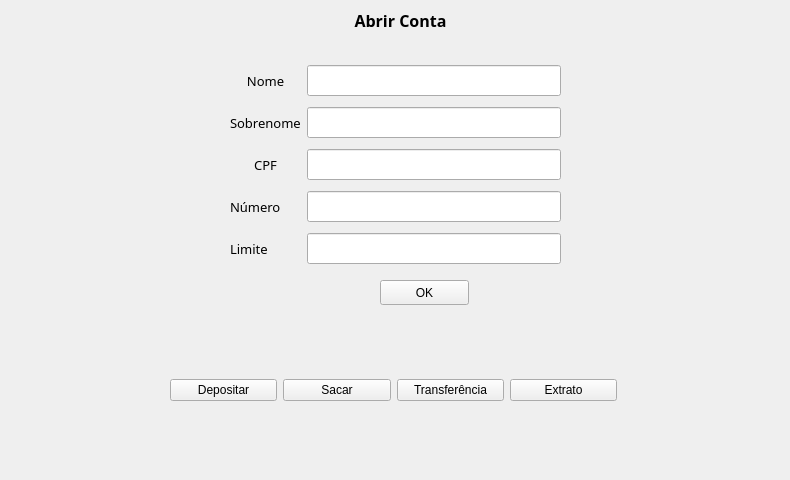
<?xml version="1.0" encoding="UTF-8"?>
<ui version="4.0">
 <class>Frame</class>
 <widget class="QFrame" name="Frame">
  <property name="geometry">
   <rect>
    <x>0</x>
    <y>0</y>
    <width>790</width>
    <height>480</height>
   </rect>
  </property>
  <property name="windowTitle">
   <string>GP Bank</string>
  </property>
  <widget class="QLabel" name="label">
   <property name="geometry">
    <rect>
     <x>10</x>
     <y>10</y>
     <width>781</width>
     <height>20</height>
    </rect>
   </property>
   <property name="font">
    <font>
     <family>Hack</family>
     <pointsize>12</pointsize>
     <weight>75</weight>
     <bold>true</bold>
    </font>
   </property>
   <property name="layoutDirection">
    <enum>Qt::LeftToRight</enum>
   </property>
   <property name="text">
    <string>Abrir Conta</string>
   </property>
   <property name="textFormat">
    <enum>Qt::AutoText</enum>
   </property>
   <property name="alignment">
    <set>Qt::AlignCenter</set>
   </property>
   <property name="wordWrap">
    <bool>false</bool>
   </property>
  </widget>
  <widget class="QPushButton" name="pushButton">
   <property name="geometry">
    <rect>
     <x>380</x>
     <y>280</y>
     <width>89</width>
     <height>25</height>
    </rect>
   </property>
   <property name="text">
    <string>OK</string>
   </property>
  </widget>
  <widget class="QWidget" name="">
   <property name="geometry">
    <rect>
     <x>170</x>
     <y>360</y>
     <width>447</width>
     <height>61</height>
    </rect>
   </property>
   <layout class="QGridLayout" name="gridLayout">
    <item row="0" column="0">
     <widget class="QPushButton" name="pushButton_2">
      <property name="text">
       <string>Depositar</string>
      </property>
     </widget>
    </item>
    <item row="0" column="1">
     <widget class="QPushButton" name="pushButton_3">
      <property name="text">
       <string>Sacar</string>
      </property>
     </widget>
    </item>
    <item row="0" column="3">
     <widget class="QPushButton" name="pushButton_5">
      <property name="text">
       <string>Extrato</string>
      </property>
     </widget>
    </item>
    <item row="0" column="2">
     <widget class="QPushButton" name="pushButton_4">
      <property name="text">
       <string>Transferência</string>
      </property>
     </widget>
    </item>
   </layout>
  </widget>
  <widget class="QWidget" name="">
   <property name="geometry">
    <rect>
     <x>230</x>
     <y>60</y>
     <width>331</width>
     <height>209</height>
    </rect>
   </property>
   <layout class="QGridLayout" name="gridLayout_3">
    <item row="0" column="0">
     <widget class="QLabel" name="nome">
      <property name="font">
       <font>
        <family>Hack</family>
        <pointsize>10</pointsize>
       </font>
      </property>
      <property name="text">
       <string>Nome</string>
      </property>
      <property name="alignment">
       <set>Qt::AlignCenter</set>
      </property>
     </widget>
    </item>
    <item row="1" column="1">
     <widget class="QLineEdit" name="lineEdit_4">
      <property name="font">
       <font>
        <family>Gubbi</family>
        <pointsize>12</pointsize>
       </font>
      </property>
     </widget>
    </item>
    <item row="2" column="1">
     <widget class="QLineEdit" name="lineEdit_6">
      <property name="font">
       <font>
        <family>Gubbi</family>
        <pointsize>12</pointsize>
       </font>
      </property>
     </widget>
    </item>
    <item row="4" column="1">
     <widget class="QLineEdit" name="lineEdit_8">
      <property name="font">
       <font>
        <family>Gubbi</family>
        <pointsize>12</pointsize>
       </font>
      </property>
     </widget>
    </item>
    <item row="4" column="0">
     <widget class="QLabel" name="limite">
      <property name="font">
       <font>
        <family>Hack</family>
        <pointsize>10</pointsize>
       </font>
      </property>
      <property name="text">
       <string>Limite</string>
      </property>
     </widget>
    </item>
    <item row="3" column="1">
     <widget class="QLineEdit" name="lineEdit_7">
      <property name="font">
       <font>
        <family>Gubbi</family>
        <pointsize>12</pointsize>
       </font>
      </property>
     </widget>
    </item>
    <item row="1" column="0">
     <widget class="QLabel" name="sobrenome">
      <property name="font">
       <font>
        <family>Hack</family>
        <pointsize>10</pointsize>
       </font>
      </property>
      <property name="text">
       <string>Sobrenome</string>
      </property>
     </widget>
    </item>
    <item row="3" column="0">
     <widget class="QLabel" name="numero">
      <property name="font">
       <font>
        <family>Hack</family>
        <pointsize>10</pointsize>
       </font>
      </property>
      <property name="text">
       <string>Número</string>
      </property>
     </widget>
    </item>
    <item row="2" column="0">
     <widget class="QLabel" name="cpf">
      <property name="font">
       <font>
        <family>Hack</family>
        <pointsize>10</pointsize>
       </font>
      </property>
      <property name="text">
       <string>CPF</string>
      </property>
      <property name="alignment">
       <set>Qt::AlignCenter</set>
      </property>
     </widget>
    </item>
    <item row="0" column="1">
     <widget class="QLineEdit" name="lineEdit">
      <property name="font">
       <font>
        <family>Gubbi</family>
        <pointsize>12</pointsize>
       </font>
      </property>
     </widget>
    </item>
   </layout>
  </widget>
 </widget>
 <resources/>
 <connections/>
</ui>
